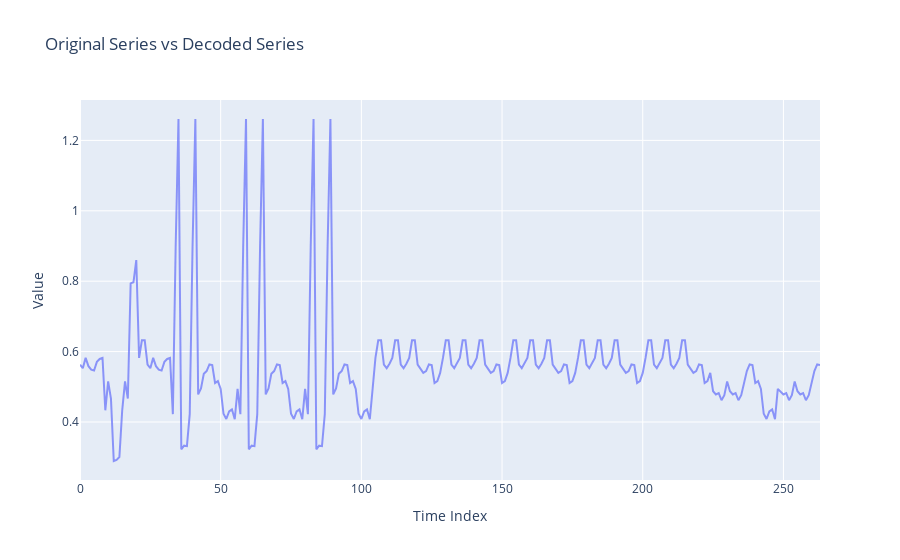

This figure's notebook cell:
### Code cell
# Flatten the original test data for comparison
#original_series = actual

# Create the plotly graph
fig = go.Figure()

# fig.add_trace(go.Scatter(
#     y=original_series,
#     mode='lines',
#     name='Original Series'
# ))

fig.add_trace(go.Scatter(
    y=forecasted,
    mode='lines',
    name='Decoded Series',
    opacity=0.7
))

fig.update_layout(
    title='Original Series vs Decoded Series',
    xaxis_title='Time Index',
    yaxis_title='Value',
    legend=dict(x=0, y=1)
)

fig.show()

### Figure 1 — Plotly figure (JSON) as saved in the notebook; plotly's stock layout.template omitted (floating-point values rounded to 4 significant figures; data arrays with more than 128 entries replaced by an {"elided": "..."} marker saying what was removed)
{"data": [{"mode": "lines", "name": "Decoded Series", "opacity": 0.7, "type": "scatter", "y": {"elided": "264 float values"}}], "layout": {"legend": {"x": 0, "y": 1}, "title": {"text": "Original Series vs Decoded Series"}, "xaxis": {"title": {"text": "Time Index"}}, "yaxis": {"title": {"text": "Value"}}}}
